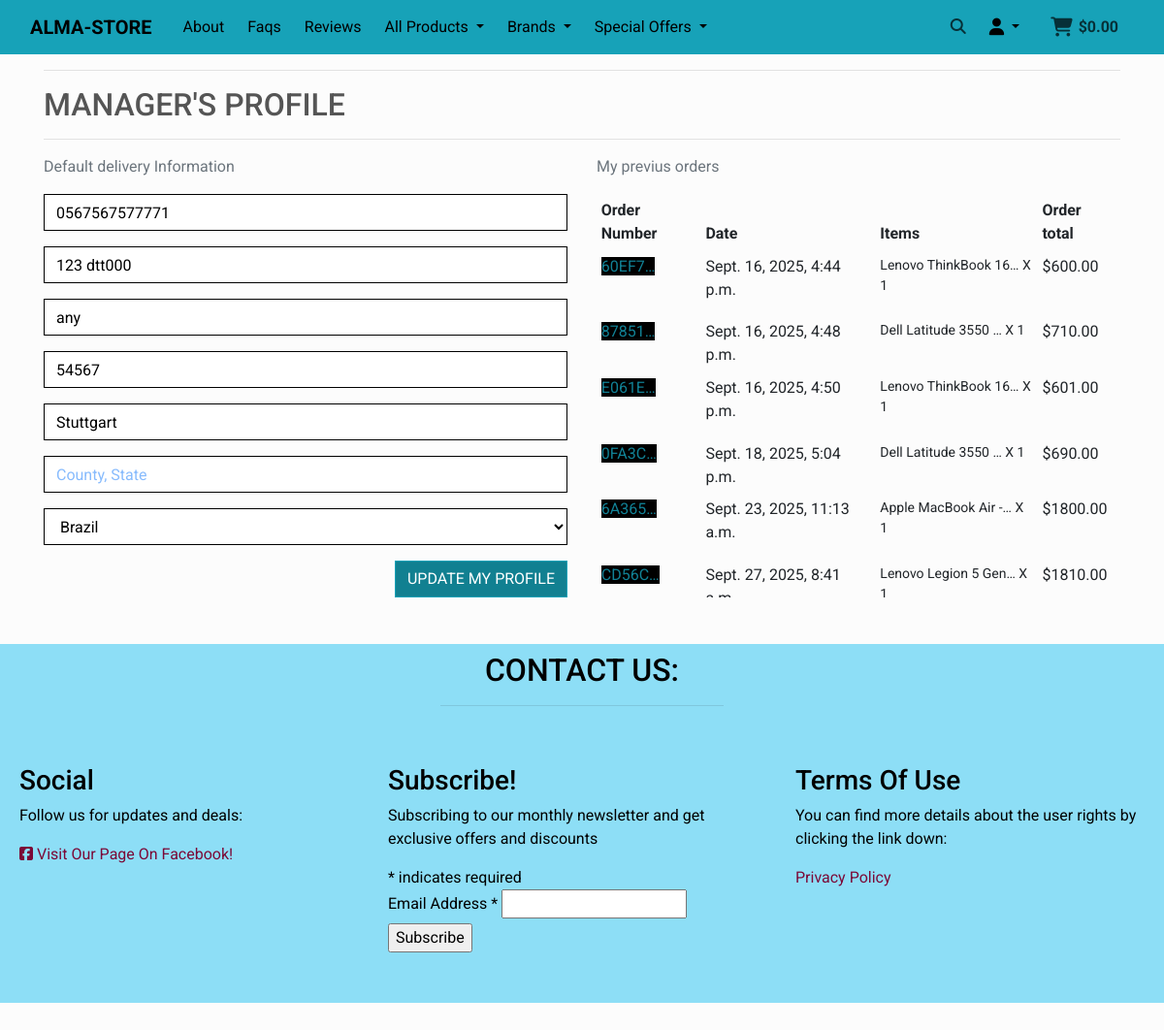
/profile/ (signed in), run on the app's committed database.
### profiles/models.py (models this page shows, shortened)
class UserProfile(models.Model):
    user = models.OneToOneField(User, on_delete=models.CASCADE)
    default_phone_number = models.CharField(max_length=20,
                                            null=True, blank=True)
    default_street_address1 = models.CharField(max_length=80,
                                               null=True, blank=True)
    default_street_address2 = models.CharField(max_length=80,
                                               null=True, blank=True)
    default_postcode = models.CharField(max_length=20,
                                        null=True, blank=True)
    default_town_or_city = models.CharField(max_length=40,
                                            null=True, blank=True)
    default_county = models.CharField(max_length=80,
                                      null=True, blank=True)
    default_country = CountryField(blank_label='Country',
                                   null=True, blank=True)

### checkout/models.py (models this page shows, shortened)
class Order(models.Model):
    order_number = models.CharField(max_length=32, null=False, editable=False)
    user_profile = models.ForeignKey(UserProfile, on_delete=models.SET_NULL,
                                     null=True, blank=True,
                                     related_name='orders')
    full_name = models.CharField(max_length=50, null=False, blank=False)
    email = models.EmailField(max_length=254, null=False, blank=False)
    phone_number = models.CharField(max_length=20, null=False, blank=False)
    country = CountryField(blank_label='Country *', null=False, blank=False)
    postcode = models.CharField(max_length=20, null=True, blank=True)
    town_or_city = models.CharField(max_length=40, null=False, blank=False)
    street_address1 = models.CharField(max_length=80, null=False, blank=False)
    street_address2 = models.CharField(max_length=80, null=True, blank=True)
    county = models.CharField(max_length=80, null=True, blank=True)
    date = models.DateTimeField(auto_now_add=True)
    delivery_cost = models.DecimalField(max_digits=6, decimal_places=2,
                                        null=False, default=0)
    order_total = models.DecimalField(max_digits=10, decimal_places=2,
                                      null=False, default=0)
    grand_total = models.DecimalField(max_digits=10, decimal_places=2,
                                      null=False, default=0)
    original_bag = models.TextField(null=False, blank=False, default='')
    stripe_pid = models.CharField(max_length=254, null=False, blank=False,
                                  default='')

class OrderLineItem(models.Model):
    order = models.ForeignKey(Order, null=False, blank=False,
                              on_delete=models.CASCADE,
                              related_name='lineitems')
    product = models.ForeignKey(Product, null=False, blank=False,
                                on_delete=models.CASCADE)
    quantity = models.IntegerField(null=False, blank=False, default=0)
    lineitem_total = models.DecimalField(max_digits=6, decimal_places=2,
                                         null=False, blank=False,
                                         editable=False)

### products/models.py (models this page shows, shortened)
class Product(models.Model):
    brand = models.ForeignKey('Brand', null=True, blank=True,
                              on_delete=models.SET_NULL)
    sku = models.CharField(max_length=254, null=True, blank=True)
    name = models.CharField(max_length=254)
    display = models.CharField(max_length=254)
    processor = models.CharField(max_length=254)
    memory = models.CharField(max_length=254)
    storage = models.CharField(max_length=254)
    graphics = models.CharField(max_length=254)
    warranty = models.CharField(max_length=254, null=True, blank=True)
    operating_system = models.CharField(max_length=254,
                                        null=True, blank=True)
    availability = models.BooleanField(default=True,
                                       null=True, blank=True)
    price = models.DecimalField(max_digits=6, decimal_places=2)
    rating = models.DecimalField(max_digits=6, decimal_places=2,
                                 null=True, blank=True)
    image_url = models.URLField(max_length=1024, null=True, blank=True)
    image = models.ImageField(null=True, blank=True)
    class Meta:
        ordering = ["sku"]

### profiles/views.py (the view)
# urls.py: path('profile/', include('profiles.urls')),
@login_required
def profile(request):
    user_profile = get_object_or_404(UserProfile, user=request.user)
    if request.method == "POST":
        form = UserProfileForm(data=request.POST, instance=user_profile)
        if form.is_valid():
            form.save()
            messages.add_message(request, messages.SUCCESS,
                                 'Profile updated successfully')
        else:
            messages.add_message(request, messages.ERROR, 'Update Failed . '
                                 'Please ensure the form is valid')
    else:
        form = UserProfileForm(instance=user_profile)
    orders = user_profile.orders.all()
    template = 'profiles/profile.html'
    context = {
        'form': form,
        'orders': orders,
    }
    return render(request, template, context)

### profiles/forms.py
class UserProfileForm(forms.ModelForm):
    class Meta:
        model = UserProfile
        exclude = ('user',)
    def __init__(self, *args, **kwargs):
        super().__init__(*args, **kwargs)
        placeholders = {
            'default_phone_number': 'Phone Number',
            'default_postcode': 'Postal Code',
            'default_town_or_city': 'Town or City',
            'default_street_address1': 'Street Address 1',
            'default_street_address2': 'Street Address 2',
            'default_county': 'County, State',
        }
        self.fields['default_phone_number'].widget.attrs['autofocus'] = True
        for field in self.fields:
            if field != 'default_country':
                if self.fields[field].required:
                    placeholder = f'{placeholders[field]} *'
                else:
                    placeholder = placeholders[field]
                self.fields[field].widget.attrs['placeholder'] = placeholder
            self.fields[field].widget.attrs['class'] = (
                'border-black rounded-0 profile-form-input'
            )
            self.fields[field].label = False

### bag/contexts.py (called while the page is built, shortened)
def bag_contents(request):
    bag_items = []
    total = 0
    product_count = 0
    bag = request.session.get('bag', {})
    if total < settings.FREE_DELIVERY_THRESHOLD:
        delivery = total * Decimal(settings.STANDARD_DELIVERY_PERCENTAGE / 100)
        free_delivery_delta = settings.FREE_DELIVERY_THRESHOLD - total
    else:
        delivery = 0
        free_delivery_delta = 0
    grand_total = delivery + total
    context = {
        'bag_items': bag_items,
        'total': total,
        'product_count': product_count,
        'delivery': delivery,
        'free_delivery_threshold': settings.FREE_DELIVERY_THRESHOLD,
        'free_delivery_delta': free_delivery_delta,
        'grand_total': grand_total,
    }
    return context

### profiles/templates/profiles/profile.html (shortened to what this page needs)
{% extends "base.html" %}
{% load static %}
{% block extra_css %}
    <link rel="stylesheet" href="{% static 'profiles/css/profile.css' %}">
{% endblock %}
{% block content %}
    <div class="container">
        <div class="row">
            <div class="col">
                <hr>
                <h2 class="logo-font mb-3">{{ request.user }}'s Profile</h2>
                <hr>
            </div>
        </div>
        <div class="row">
            <div class="col-12 col-lg-6">
                <p class="text-muted">Default delivery Information</p>
                <form action="{% url 'profile' %}" class="mt-3" method="POST" id="profile-update-form">
                    {% for field in form %}
                        {% if field.name != 'default_country' %}
                            {{ field | as_crispy_field }}
                        {% else %}
                            {{ field | as_crispy_field }}
                        {% endif %}
                    {% endfor %}
                    <button class="btn btn-info rounded-0 text-uppercase float-right">update my profile</button>
                </form>
            </div>
            <div class="col-12 col-lg-6">
                <p class="text-muted">My previus orders</p>
                <div class="order-history table-responsive">
                    <table class="table table-sm table-borderless">
                        <thead>
                            <tr>
                                <th>Order Number</th>
                                <th>Date</th>
                                <th>Items</th>
                                <th>Order total</th>
                            </tr>
                        </thead>
                        <tbody>
                            {% for order in orders %}
                                <tr>
                                    <td>
                                        <a class="text-info-acounts" href="{% url 'order_history' order.order_number %}"
                                        title="{{ order.order_number }}">
                                            {{ order.order_number|truncatechars:6 }}
                                        </a>
                                    </td>
                                    <td>{{ order.date }}</td>
                                    <td>
                                        <ul class="list-unstyled">
                                            {% for item in order.lineitems.all %}
                                                <li class="small">
                                                    {{ item.product.name|truncatechars:20 }} X {{ item.quantity }}
                                                </li>
                                            {% endfor %}
                                        </ul>
                                    </td>
                                    <td>${{ order.grand_total }}</td>
                                </tr>
                            {% endfor %}
                        </tbody>
                    </table>
                </div>
            </div>
        </div>
    </div>
{% endblock %}

### static/css/basestyle.css (style rules this page uses)
html { height: 100%; }
body { min-height: calc(100vh - 518.44px ); display: flex; flex-direction: column; color: #555; background-color: #FCFCFC; font-family: "Roboto", sans-serif; font-weight: 400; font-style: normal; font-variation-settings: "wdth" 100; }
.logo-font { text-transform: uppercase; }
.border-black { border: 1px solid black !important; }
.btn-info { color: #fff; background-color: #118091; border-color: #17a2b8; }
.text-info-acounts { color: #118296 !important; background-color: black; }

### profiles/static/profiles/css/profile.css (style rules this page uses)
.order-history { max-height: 416px; overflow-y: auto; }
.profile-form-input::placeholder { color: #87BBFD; }
.profile-form-input.form-control { color: #000; }
#id_default_country, #id_default_country option:not(:first-child) { color: #000; }

### data on the page
UserProfile: default_phone_number "0567567577771" "123 dtt000" "any" "54567" "Stuttgart", default_country "Brazil"
Order: order_number "60EF7…", date "Sept. 16, 2025, 4:44 p.m.", grand_total "600.00"
OrderLineItem: product.name "Lenovo ThinkBook 16…", quantity "1"
Order: order_number "87851…", date "Sept. 16, 2025, 4:48 p.m.", grand_total "710.00"
OrderLineItem: product.name "Dell Latitude 3550 …", quantity "1"
Order: order_number "E061E…", date "Sept. 16, 2025, 4:50 p.m.", grand_total "601.00"
OrderLineItem: product.name "Lenovo ThinkBook 16…", quantity "1"
Order: order_number "0FA3C…", date "Sept. 18, 2025, 5:04 p.m.", grand_total "690.00"
OrderLineItem: product.name "Dell Latitude 3550 …", quantity "1"
Order: order_number "6A365…", date "Sept. 23, 2025, 11:13 a.m.", grand_total "1800.00"
OrderLineItem: product.name "Apple MacBook Air -…", quantity "1"
Order: order_number "CD56C…", date "Sept. 27, 2025, 8:41…", grand_total "1810.00"
OrderLineItem: product.name "Lenovo Legion 5 Gen…", quantity "1"

### other printed values
{{ request.user }} "MANAGER"
